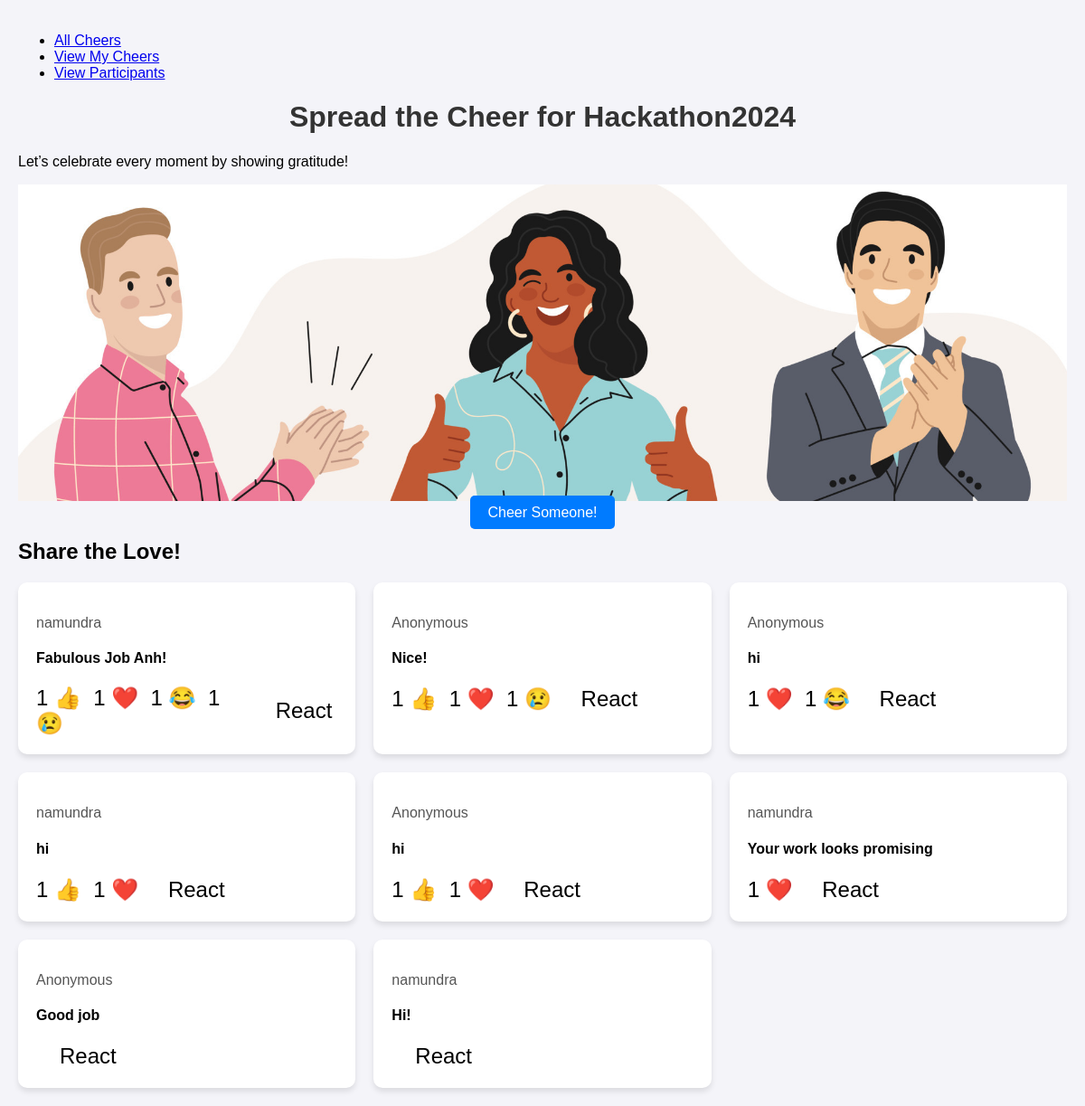
The page /appreciation/posts/1/ (signed in) on the database as committed earlier.
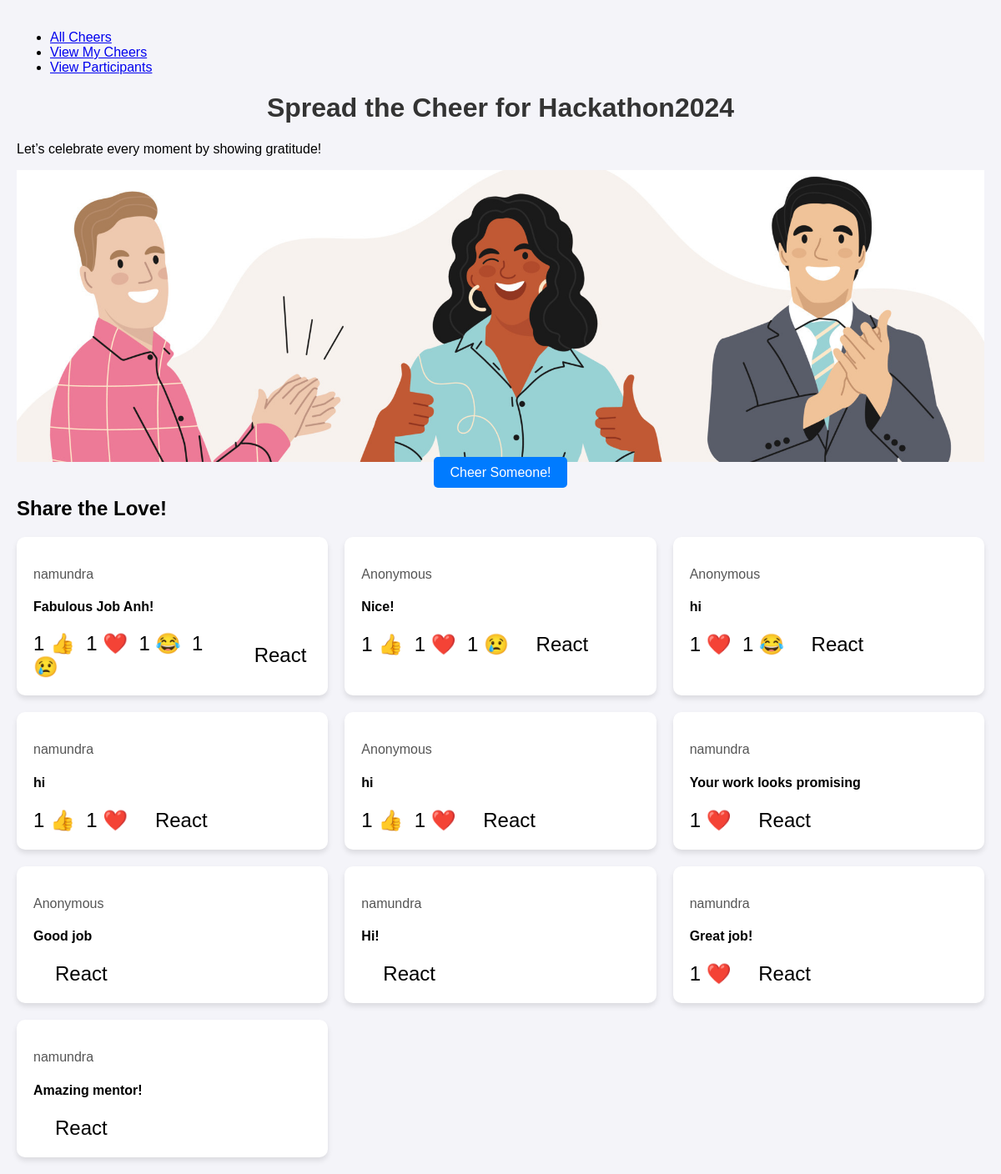
The same page on the database as committed later.
### appreciation/models.py (models this page shows, shortened)
class Event(models.Model):
    name = models.CharField(max_length=255)
    description = models.TextField()
    start_date = models.DateField()
    end_date = models.DateField()

class Post(models.Model):
    event = models.ForeignKey(Event, related_name='posts', on_delete=models.CASCADE)
    author = models.ForeignKey(User, null=True, blank=True, on_delete=models.SET_NULL)
    to = models.ForeignKey(User, null=True, blank=True, related_name='received_posts', on_delete=models.SET_NULL)
    content = models.TextField()
    is_anonymous = models.BooleanField(default=False)
    created_at = models.DateTimeField(auto_now_add=True)

### appreciation/views.py (the view)
# urls.py: path('posts/<int:event_id>/', views.post_list, name='post_list'),
@login_required
def post_list(request, event_id):
    event = get_object_or_404(Event, id=event_id)
    posts = event.posts.all()  # Fetch all posts for the event
    reaction_emojis = {
        "Like": "👍",
        "Love": "❤️",
        "Laugh": "😂",
        "Wow": "😮",
        "Sad": "😢",
        "Angry": "😡"
    }
    res_posts = []
    reaction_types = ["Like", "Love", "Laugh", "Wow", "Sad", "Angry"]
    for post in posts:
        res_reaction = {}
        for reaction_type in reaction_types:
            reaction_count = Reaction.objects.filter(post=post, reaction_type=reaction_type).count()
            if reaction_count > 0:
                res_reaction[reaction_emojis[reaction_type]] = reaction_count
        res_posts.append({'post': post, 'reaction': res_reaction})
    is_active = event.end_date >= timezone.now().date()
    return render(request, 'appreciation/post_list.html', {'event': event, 'posts': res_posts, 'is_active': is_active, 'my_posts_view': False})

### appreciation/templates/appreciation/post_list.html (shortened to what this page needs)
{% load static %}
<!DOCTYPE html>
<html lang="en">
<head>
    <link rel="stylesheet" href="{% static 'poststyle.css' %}">
</head>
<body>
    <nav class="navbar">
        <ul class="navbar-links">
            <li><a href="{% url 'post_list' event.id %}">All Cheers</a></li>
            <li><a href="{% url 'view_my_posts' event.id %}">View My Cheers</a></li>
            <li><a href="{% url 'event_participants' event.id %}">View Participants</a></li>
        </ul>
    </nav>
    <header class="header">
        <h1>Spread the Cheer for {{ event.name }}</h1>
        <p>Let’s celebrate every moment by showing gratitude!</p>
        <img src="{% static 'images/gratitude.png' %}" alt="Gratitude Banner" class="header-image" style="width: 100%; max-height: 350px; object-fit: cover;">
    </header>
    {% if is_active %}
    <div class="create-post">
        <a href="{% url 'create_post' event.id %}" class="btn-primary">Cheer Someone!</a>
    </div>
    {% endif %}
    <section class="gratitude-section">
        <h2>Share the Love!</h2>
    </section>
    <div class="post-grid">
        {% for res in posts %}
        {% with post=res.post reaction=res.reaction %}
        <div class="post-tile" data-post-id="{{ post.id }}">
            <p class="post-author">
                {% if post.is_anonymous %}
                Anonymous
                {% else %}
                {{ post.author.username }}
                {% endif %}
            </p>
            <h4 class="post-content">{{ post.content }}</h4>
            <div class="reactions-container">
                <div class="selected-reaction">
                    <div class="reaction-values">
                        {% for react_type, react_count in reaction.items %}
                        {% if react_count > 0 %}
                        {{ react_count }} {{ react_type }}&nbsp;
                        {% endif %}
                        {% endfor %}
                    </div>
                </div>
                <div class="emoji-button">
                    <button class="reaction-btn">React</button>
                </div>
            </div>
        </div>
        {% endwith %}
        {% endfor %}
    </div>
</body>
</html>

### appreciation/static/poststyle.css (style rules this page uses)
body { font-family: Arial, sans-serif; background-color: #f4f4f9; margin: 0; padding: 20px; }
h1 { text-align: center; color: #333; }
.create-post { text-align: center; margin-bottom: 20px; }
.create-post a { background-color: #007bff; color: white; padding: 10px 20px; text-decoration: none; border-radius: 5px; }
.post-grid { display: grid; grid-template-columns: repeat(auto-fit, minmax(300px, 1fr)); gap: 20px; }
.post-tile { background-color: white; border-radius: 10px; box-shadow: 0 4px 6px rgba(0, 0, 0, 0.1); padding: 20px; position: relative; }
.post-tile p { color: #555; }
.reactions-container { display: flex; align-items: center; justify-content: flex-start; margin-top: 10px; }
.selected-reaction { font-size: 1.5em; cursor: pointer; position: relative; }
.emoji-button { display: inline-block; margin-left: 20px; }
.reaction-btn { background-color: transparent; border: none; font-size: 1.5em; cursor: pointer; transition: transform 2s ease, background-color 3s ease; }
.header-image { width: 10%; height: 10%; max-height: 50px; object-fit: cover; }

Rows that differ between the two databases and show on the page:
added Post: post.author.username "namundra", post.content "Great job!", reaction "1", reaction "❤️"
added Post: post.author.username "namundra", post.content "Amazing mentor!"
